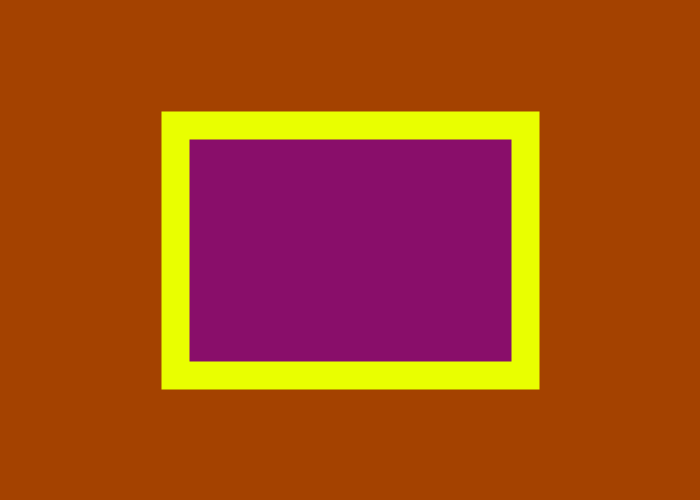
Frame 1 (no input)
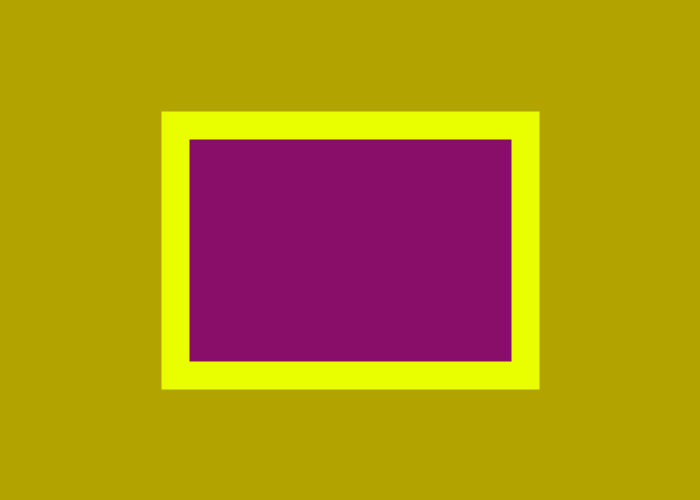
Frame 60 (the mouse pressed at the canvas centre just before this capture)
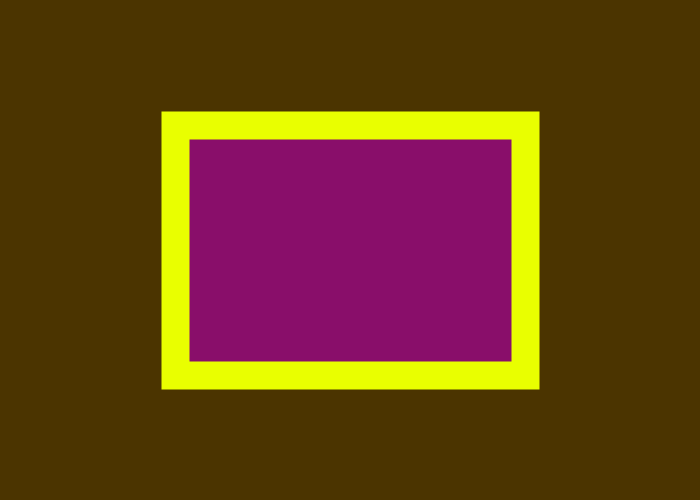
Frame 120 (the mouse held since frame 60 and released just before this capture)

The Processing sketch that drew these frames (run headless with seeded random() and noise(); from frame 60 on, the mouse is pressed at the canvas centre):

// Processing sketch: DrawingRectangle
// ── DrawingRectangle.pde
//Global Variables 
int x, y, rectWidth, rectHeight;
int backgroundBlue;
int strokeReset=1;
int thin, thick=2*thin;
color strokeColour, fillColour;
color yellow=#F8FC08, purple=#C708FC, whiteReset=#FFFFFF, blackReset=#000000;
// Colour design must limit blue as much as possible ... notice purple 
color yellowNightMode=#E9FF00, purpleNightMode=#890E6A; //No blue light for the colour shade 
Boolean nightMode=false; //Daytime is false 
//
void setup() 
{
  size(700,500); //Display Geometry (Orientations): Square, Landscape, Portrait 
  //fullScreen(); //displayWidth, displayHeight
  //Population
  x = width*1/4;
  y = height*1/4;
  rectWidth = width*1/2;
  rectHeight = height*1/2;
  thin=width*1/50;
  thick=2*thin;
  println("Canvas Size", width, height);
  println("Display", "width", displayWidth, "height: ", displayHeight);
}//End setup
//
void draw() 
{
  //Background as gray scale, 0-225 (notice 256 #'s)
  background(50);
  // New Background Function "covers old gray scale background()
  // Background as colour, RGB, random(a,b)
  // Night mode means background cannot have blue // change random or night mode 
  if(nightMode=true) //Night Mode Choices  
  {
  backgroundBlue=0;
  strokeColour = yellowNightMode;
  fillColour = purpleNightMode;
  } else 
  {
  backgroundBlue = int( random(255) );
  strokeColour = yellow;
  fillColour = purple;
  println("here", backgroundBlue);
  } //End Night Mode 
  background( color(random(0,255), random(255), backgroundBlue) );
  strokeWeight(thick);
  stroke(strokeColour); //yellow, yellowNightMode
  fill(fillColour); //purple, purpleNightMode
  rect(x, y, rectWidth, rectHeight);
  //reset to defaults 
  fill(whiteReset);
  stroke(blackReset);
  strokeWeight(strokeReset);
}//End draw
//
void keyPressed() {}//End keyPressed
//
void mousePressed() {}//End mousePressed
